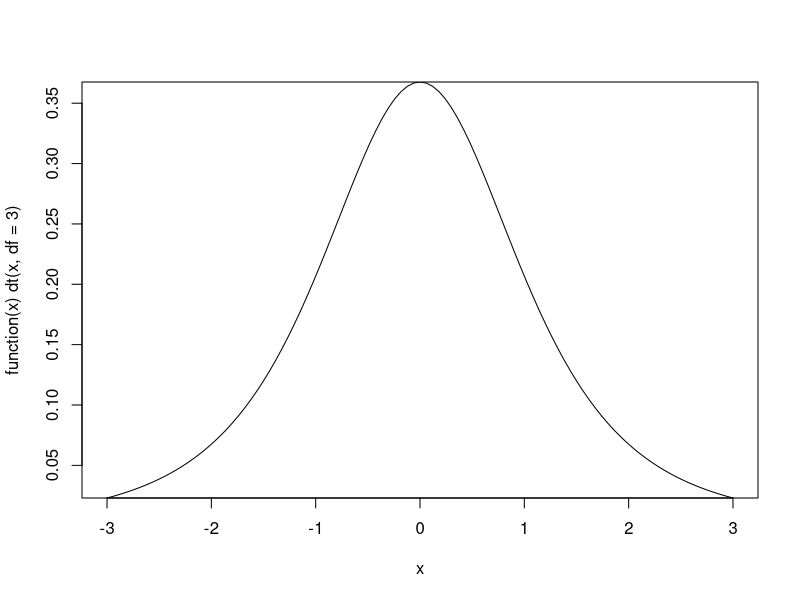

Recreate this plot in R.
## ---- chunk 1
plot(function(x) dt(x,df=3), -3, 3, yaxs ="i")


